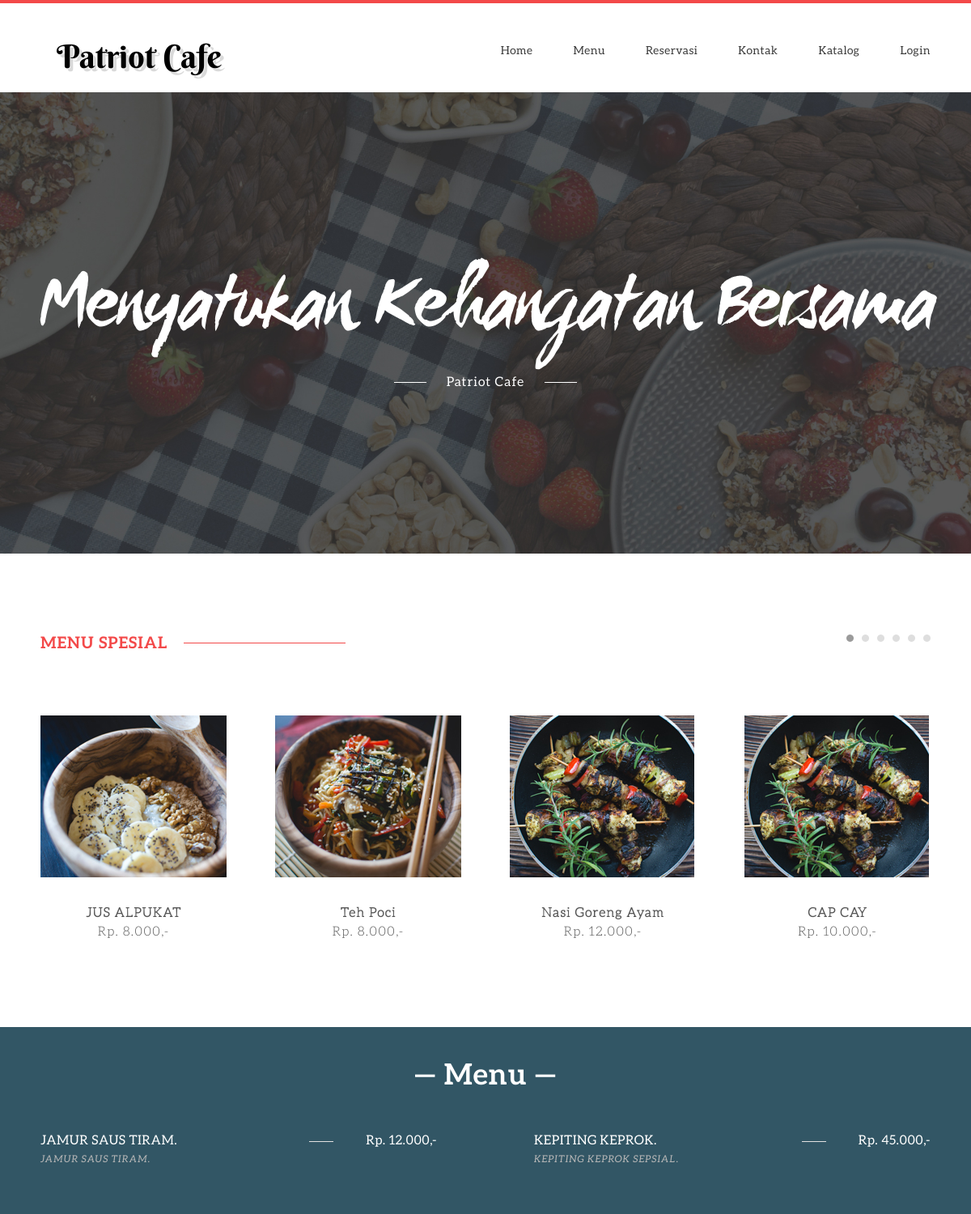
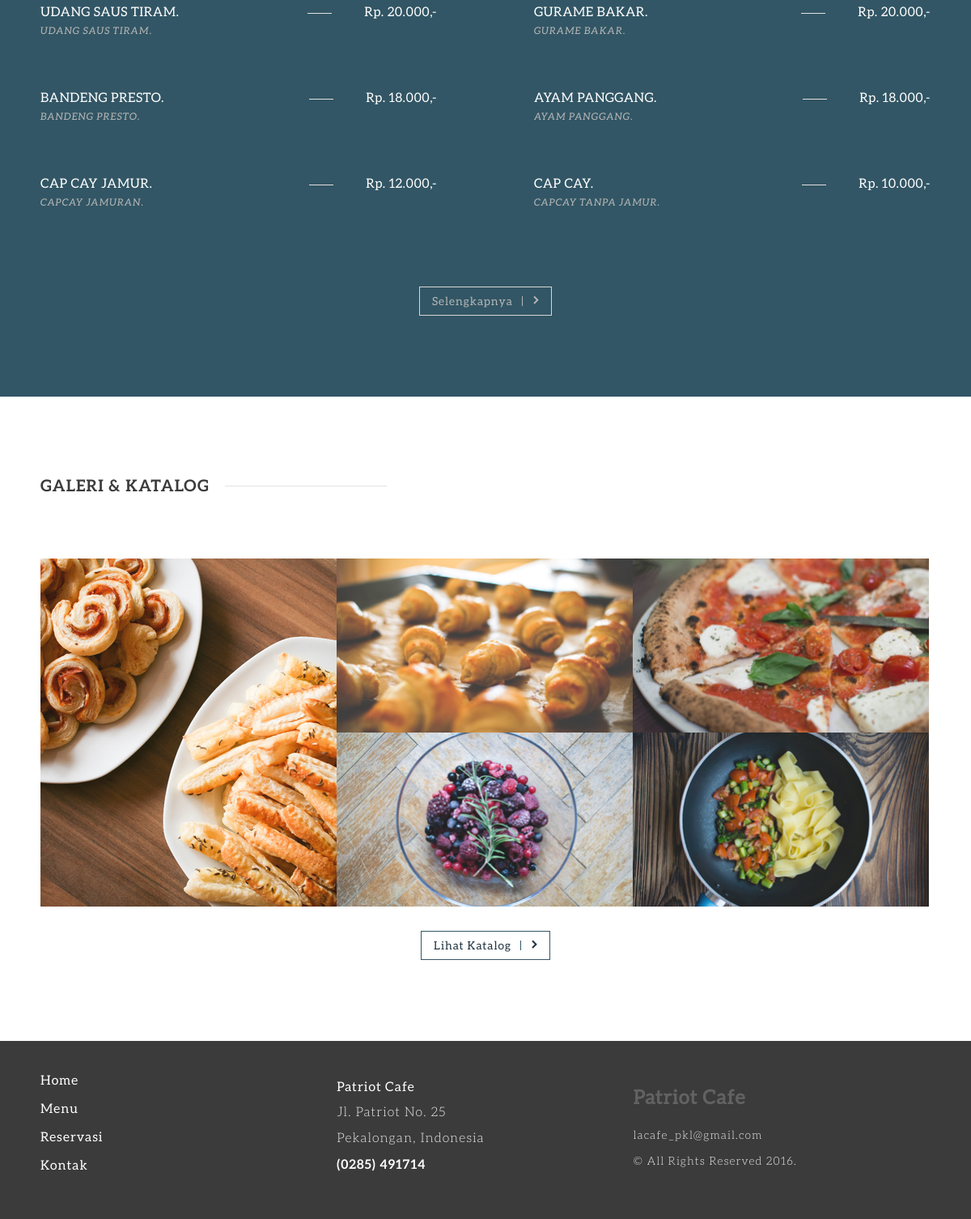
The page / on the database its author committed (2 pictures, top to bottom).
### tables this page shows
CREATE TABLE `menu` (
  `idmenu` char(7) NOT NULL COMMENT 'ex: F16P001 - MAKANAN TH.16 PANAS NO:1',
  `nama` varchar(45) NOT NULL,
  `deskripsi` varchar(254) DEFAULT NULL,
  `harga` decimal(15,0) NOT NULL DEFAULT '0',
  `status` char(1) NOT NULL DEFAULT '1',
  `tgl_rekam` datetime NOT NULL DEFAULT CURRENT_TIMESTAMP,
  PRIMARY KEY (`idmenu`)
);

### index.php (called while the page is built, shortened)
<?php
include 'sys.php';
$menu = queryMysql("SELECT * from menu ORDER BY RAND() LIMIT 16");
$men1 = queryMysql("SELECT * from menu ORDER BY tgl_rekam desc LIMIT 8");
include_once 'layout/publics/header.php';
include_once 'layout/publics/'.basename(__FILE__);
include_once 'layout/publics/footer.php';

### sys.php (called while the page is built, shortened)
<?php
require_once 'sys.function.php';
$webc = array();
$query = queryMysql("SELECT * FROM webconf");
while ($data = @mysql_fetch_array($query)) {
    $webc[$data['ref_nama']] = $data['des_isi'];
}

### sys.function.php (called while the page is built, shortened)
<?php
function queryMysql($query)
{
    $result = mysql_query($query) or die(mysql_error());
    return $result;
}

### layout/publics/index.php (the view, shortened to what this page needs)
<section class="hero">
	<div class="caption">
		<h3><?= $webc['slogan']; ?></h3>
		<h4>
			<span class="rsep"></span>
			<?= $webc['judul']; ?>
			<span class="lsep"></span>
		</h4>
	</div>
</section>
   <section class="menubox">
       <div class="wrapper">
           <section class="info">
               <div class="title">
                   <h3>Menu Spesial</h3>
                   <span class="separator"></span>
               </div>
               <div class="slider_nav" id="menubox_nav">
               </div>
           </section>
           <section class="dishes" id="menubox">
			<?php $datas = array(); while($data = @mysql_fetch_array($menu)) { $datas[] = $data; ?>
           <article>
               <div class="dishe_img">
                   <a href="#"><img src="<?= WEBURL ?>ui-publics/uploads/<?= strtolower($data['idmenu']); ?>.jpg" alt="<?= $data['idmenu']; ?>" title=""/></a>
               </div>
               <div class="dish_info">
                   <h2><?= $data['nama']; ?></h2>
                   <h3 class="price">Rp. <?=  number_format($data['harga'],0,',','.'); ?>,-</h3>
               </div>
           </article>
               <?php } ?>
           </section>
       </div>
   </section>
<section class="menu">
	<div class="wrapper">
		<div class="menu_title">
               <h2>&mdash; Menu &mdash;</h2>
		</div>
		<div class="mean_menu">
               <?php $i=0; while($a = @mysql_fetch_array($men1)) { $i++;?>
			<article title="<?= $i; ?>" class="<?= ($i % 2) ? 'lmenu' : 'rmenu'; ?>">
				<ul>
					<li>
						<div class="item_info">
							<h3 class="item_name"><?= $a['nama']; ?>.</h3>
							<p class="item_desc"><?= $a['deskripsi']; ?>.</p>
						</div>
                           <h4 class="price">Rp. <?=  number_format($a['harga'],0,',','.'); ?>,-</h4>
                           <span class="separator"></span>
					</li>
				</ul>
			</article>
               <?php if ($i == 8) break; } ?>
		</div>
		<div class="load-more">
               <a href="menu.php" id="view_items">
                   Selengkapnya
                   <span class="right_arrow"></span>
               </a>
		</div>
	</div>
</section>
<section class="gallery">
	<div class="wrapper">
		<section class="info">
			<div class="title">
				<h3>Galeri &amp; Katalog</h3>
				<span class="separator"></span>
			</div>
		</section>
		<div class="media">
			<section>
				<a href="#">
					<img src="<?= WEBURL ?>ui-publics/uploads/img1.jpg" alt="" title=""/>
				</a>
			</section>
			<section>
				<div class="hhalf">
					<a href="#">
						<img src="<?= WEBURL ?>ui-publics/uploads/img2.jpg" alt="" title=""/>
					</a>
				</div>
				<div class="hhalf">
					<a href="#">
						<img src="<?= WEBURL ?>ui-publics/uploads/img3.jpg" alt="" title=""/>
					</a>
				</div>
			</section>
			<section>
				<div class="hhalf">
					<a href="#">
						<img src="<?= WEBURL ?>ui-publics/uploads/img4.jpg" alt="" title=""/>
					</a>
				</div>
				<div class="hhalf">
					<a href="#">
						<img src="<?= WEBURL ?>ui-publics/uploads/img5.jpg" alt="" title=""/>
					</a>
				</div>
			</section>
		</div>
           <div class="more">
               <a href="katalog.php">
                   Lihat Katalog
                   <span class="right_arrow"></span>
               </a>
           </div>
	</div>
</section>

### layout/publics/header.php (shortened to what this page needs)
<!DOCTYPE html>
<html lang="en">
<head>
    <link rel="stylesheet" type="text/css" href="<?= WEBURL ?>/ui-publics/css/reset.css">
    <link rel="stylesheet" type="text/css" href="<?= WEBURL ?>/ui-publics/css/main.css">
    <link rel="stylesheet" type="text/css" href="<?= WEBURL ?>/ui-publics/css/color.css">
</head>
<body>
<header id="header">
    <div class="wrapper">
        <div class="logo">
            <a href="index.php"><?= $webc['judul']; ?></a>
        </div>
        <nav>
            <ul>
                <li><a href="index.php">Home</a></li>
                <li><a href="menu.php">Menu</a></li>
                <li><a href="shop.php">Reservasi</a></li>
                <li><a href="kontak.php">Kontak</a></li>
                <li><a href="katalog.php">Katalog</a></li>
                <li><a href="login.php">Login</a></li>
            </ul>
        </nav>
    </div>
</header>

### layout/publics/footer.php (shortened to what this page needs)
<footer>
    <div class="wrapper">
        <section class="footer_nav">
            <nav>
                <ul>
                    <li><a href="index.php">Home</a></li>
                    <li><a href="menu.php">Menu</a></li>
                    <li><a href="shop.php">Reservasi</a></li>
                    <li><a href="kontak.php">Kontak</a></li>
                </ul>
            </nav>
        </section>
        <section class="adress">
            <p><?= $webc['judul']; ?></p>
            <p class="location"><?= $webc['alamat']; ?><br/>
                <?= $webc['kota']; ?></p>
            <p class="phone"><?= $webc['telp']; ?></p>
        </section>
        <section class="copyrights">
            <h2><?= $webc['judul']; ?></h2>
            <p class="phone"><?= $webc['email']; ?></p>
            <p>© All Rights Reserved 2016.</p>
        </section>
    </div>
</footer>
</body>
</html>

### ui-publics/css/color.css (style rules this page uses)
#header { border-top: 4px solid #f34949; }
header .logo { color: #000; }
header .logo a { color: #000; text-decoration: none; }

### rows shown on the page
menu: shows a picture, nama "JUS ALPUKAT", harga "8.000"
menu: shows a picture, nama "Teh Poci", harga "8.000"
menu: nama "Nasi Goreng Ayam", harga "12.000"
menu: nama "CAP CAY", harga "10.000", deskripsi "CAPCAY TANPA JAMUR"
menu: nama "JAMUR SAUS TIRAM", deskripsi "JAMUR SAUS TIRAM", harga "12.000"
menu: nama "KEPITING KEPROK", deskripsi "KEPITING KEPROK SEPSIAL", harga "45.000"
menu: nama "UDANG SAUS TIRAM", deskripsi "UDANG SAUS TIRAM", harga "20.000"
menu: nama "GURAME BAKAR", deskripsi "GURAME BAKAR", harga "20.000"
menu: nama "BANDENG PRESTO", deskripsi "BANDENG PRESTO", harga "18.000"
menu: nama "AYAM PANGGANG", deskripsi "AYAM PANGGANG", harga "18.000"
menu: nama "CAP CAY JAMUR", deskripsi "CAPCAY JAMURAN", harga "12.000"

### other values the page prints
$webc['judul'] "Patriot Cafe"
$webc['slogan'] "Menyatukan Kehangatan Bersama"
$webc['alamat'] "Jl. Patriot No. 25"
$webc['kota'] "Pekalongan, Indonesia"
$webc['telp'] "(0285) 491714"
$webc['email'] "lacafe_pkl@gmail.com"
